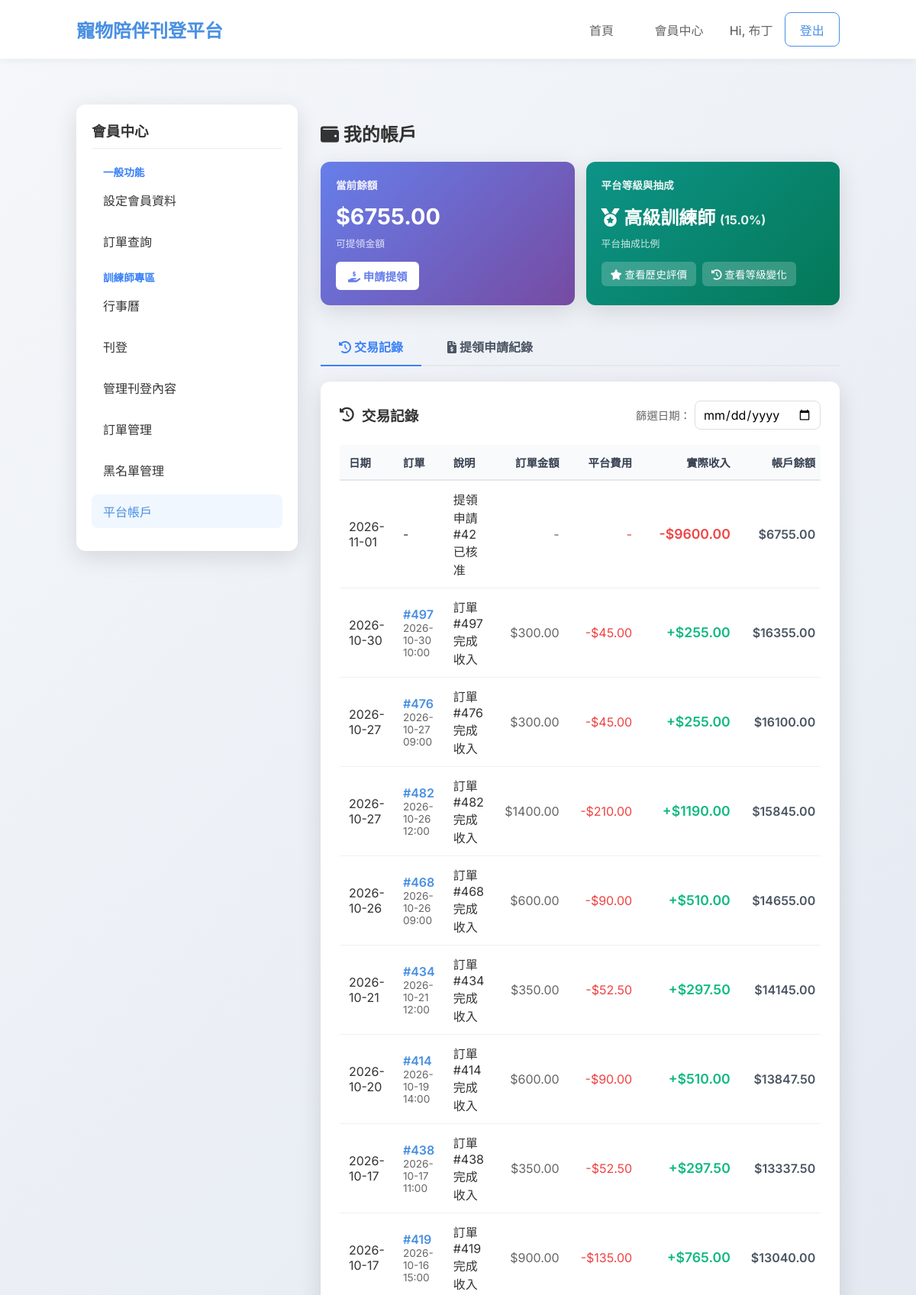
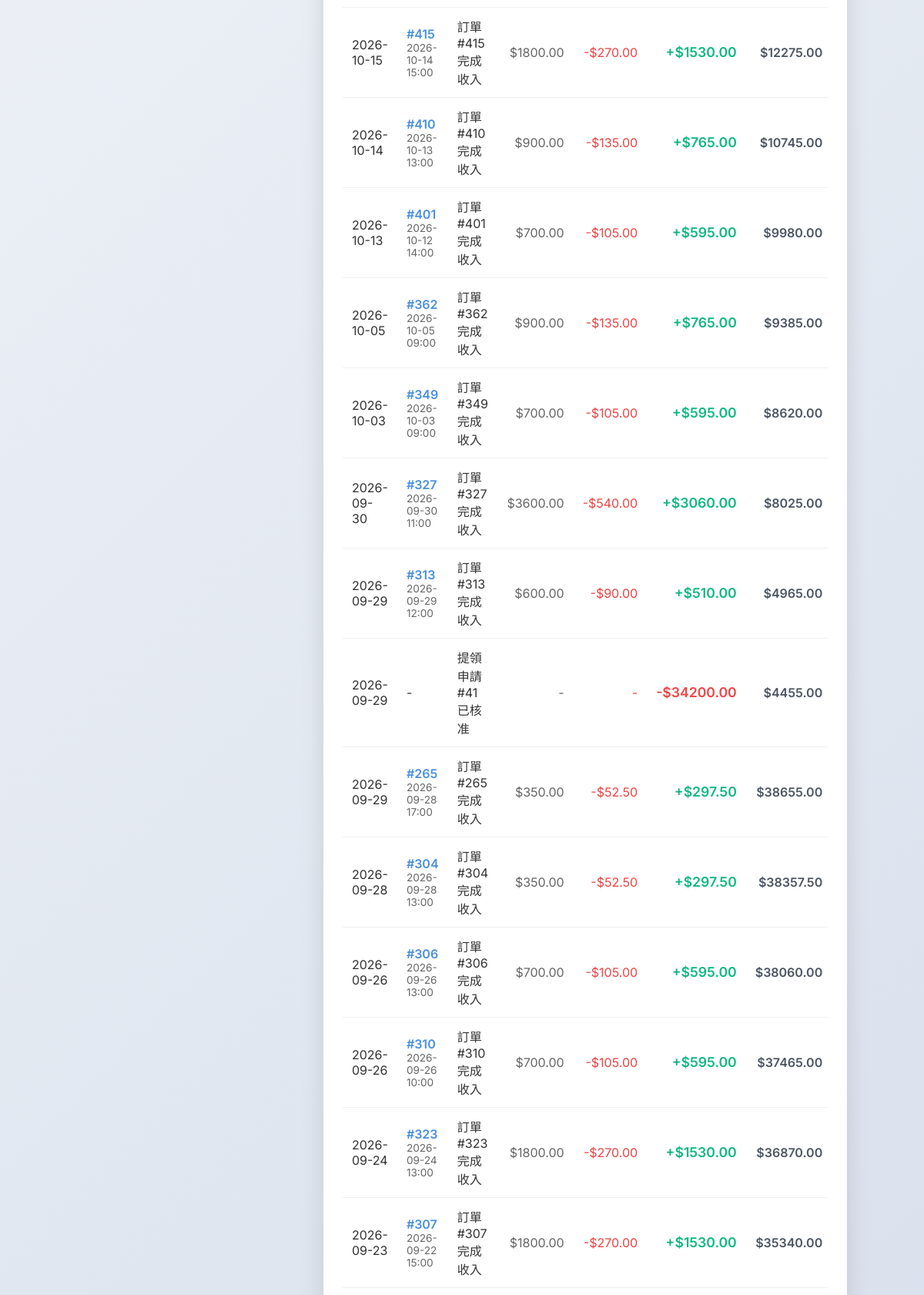
The app's page /trainer/account (signed in, upper part) with its own data (2 pictures, top to bottom).
### tables this page shows
CREATE TABLE trainer_accounts (
                id INTEGER PRIMARY KEY AUTOINCREMENT,
                user_id INTEGER UNIQUE NOT NULL,
                balance REAL DEFAULT 0.0,
                total_earned REAL DEFAULT 0.0,
                created_at TIMESTAMP DEFAULT CURRENT_TIMESTAMP,
                updated_at TIMESTAMP DEFAULT CURRENT_TIMESTAMP, current_level TEXT DEFAULT 'general',
                FOREIGN KEY (user_id) REFERENCES users(id)
            );

CREATE TABLE platform_settings (
                id INTEGER PRIMARY KEY AUTOINCREMENT,
                commission_rate REAL DEFAULT 15.0,
                updated_at TIMESTAMP DEFAULT CURRENT_TIMESTAMP
            , level_adv_threshold REAL DEFAULT 4.0, level_pro_threshold REAL DEFAULT 4.5, commission_general REAL DEFAULT 15.0, commission_advanced REAL DEFAULT 10.0, commission_professional REAL DEFAULT 5.0);

CREATE TABLE account_transactions (
                id INTEGER PRIMARY KEY AUTOINCREMENT,
                user_id INTEGER NOT NULL,
                order_id INTEGER,
                amount REAL NOT NULL,
                commission REAL DEFAULT 0.0,
                original_amount REAL,
                type TEXT DEFAULT 'income',
                description TEXT,
                created_at TIMESTAMP DEFAULT CURRENT_TIMESTAMP, transaction_type TEXT DEFAULT 'generic', status TEXT DEFAULT 'completed',
                FOREIGN KEY (user_id) REFERENCES users(id),
                FOREIGN KEY (order_id) REFERENCES orders(id)
            );

CREATE TABLE orders (
        id INTEGER PRIMARY KEY AUTOINCREMENT,
        listing_id INTEGER NOT NULL,
        buyer_id INTEGER NOT NULL,
        seller_id INTEGER NOT NULL,
        booking_date TEXT NOT NULL,
        booking_time TEXT NOT NULL,
        status TEXT DEFAULT 'pending',
        created_at TIMESTAMP DEFAULT CURRENT_TIMESTAMP, location_type TEXT, location_detail TEXT, price_at_booking INTEGER, updated_at TIMESTAMP DEFAULT CURRENT_TIMESTAMP, duration INTEGER DEFAULT 1, total_price INTEGER, payment_status TEXT DEFAULT 'unpaid', payment_method TEXT, payment_time TIMESTAMP, card_last4 TEXT, payment_confirmed INTEGER DEFAULT 0, payment_deadline TIMESTAMP, paid_amount INTEGER DEFAULT 0, original_price REAL,
        FOREIGN KEY (listing_id) REFERENCES listings (id),
        FOREIGN KEY (buyer_id) REFERENCES users (id),
        FOREIGN KEY (seller_id) REFERENCES users (id)
    );

### pet_platform/blueprints/trainer.py (the view)
@bp.route('/trainer/account')
@role_required(Role.TRAINER)
def trainer_account():
    user_id = session['user_id']
    account = ledger_service.get_or_create_trainer_account(user_id)
    filter_date = request.args.get('date')
    current_level = account['current_level'] if 'current_level' in account.keys() and account['current_level'] else TrainerLevel.GENERAL
    return render_template('trainer_account.html',
                          title='平台帳戶',
                          active_page='trainer_account',
                          account=dict(account),
                          transactions=ledger_service.trainer_transactions(user_id, filter_date),
                          current_level=current_level,
                          commission_rate=ledger_service.commission_rate_for_level(current_level),
                          selected_date=filter_date,
                          withdrawal_requests=ledger_service.withdrawal_requests_for(user_id))

### pet_platform/context_processors.py (called while the page is built)
def inject_sidebar_counts():
    counts = {}
    if 'user_id' in session:
        try:
            counts = sidebar_counts(session['user_id'], session.get('user_role'))
        except Exception:
            current_app.logger.exception('Error injecting sidebar counts')
    return dict(sidebar_counts=counts)

### pet_platform/db.py (called while the page is built)
def get_db():
    if 'db' not in g:
        g.db = sqlite3.connect(current_app.config['DATABASE'])
        g.db.row_factory = sqlite3.Row
    return g.db

### pet_platform/services/ledger_service.py (called while the page is built, shortened)
def get_platform_settings():
    settings = get_db().execute('SELECT * FROM platform_settings LIMIT 1').fetchone()
    return dict(settings) if settings else dict(DEFAULT_SETTINGS)

def commission_rate_for_level(level, settings=None):
    settings = settings or get_platform_settings()
    if level == TrainerLevel.PROFESSIONAL:
        return settings.get('commission_professional', 5.0)
    if level == TrainerLevel.ADVANCED:
        return settings.get('commission_advanced', 10.0)
    return settings.get('commission_general', 15.0)

def get_or_create_trainer_account(user_id):
    conn = get_db()
    account = conn.execute('SELECT * FROM trainer_accounts WHERE user_id = ?', (user_id,)).fetchone()
    return account

def trainer_transactions(user_id, filter_date=None):
    rows = get_db().execute('''
        SELECT t.*, o.booking_date, o.booking_time
        FROM account_transactions t
        LEFT JOIN orders o ON t.order_id = o.id
        WHERE t.user_id = ?
        ORDER BY t.created_at ASC
    ''', (user_id,)).fetchall()
    transactions = []
    running = 0.0
    for row in rows:
        t = dict(row)
        running += t['amount']
        t['balance_after'] = running
        transactions.append(t)
    transactions.reverse()
    if filter_date:
        transactions = [t for t in transactions if t['created_at'].startswith(filter_date)]
    return transactions

def withdrawal_requests_for(user_id):
    rows = get_db().execute('''
        SELECT * FROM withdrawal_requests
        WHERE user_id = ?
        ORDER BY created_at DESC
    ''', (user_id,)).fetchall()
    return [dict(r) for r in rows]

### pet_platform/utils/time.py (called while the page is built)
def utc8_filter(dt_str):
    if not dt_str:
        return ''
    try:
        if isinstance(dt_str, str):
            dt = datetime.fromisoformat(dt_str.replace('Z', '+00:00'))
        else:
            dt = dt_str
        if dt.tzinfo is None:
            dt = dt.replace(tzinfo=timezone.utc)
        return dt.astimezone(TZ_UTC8).strftime('%Y-%m-%d %H:%M:%S')
    except Exception:
        return str(dt_str)

### templates/trainer_account.html (shortened to what this page needs)
{% extends 'member_layout.html' %}
{% block member_content %}
<h2><i class="fas fa-wallet"></i> 我的帳戶</h2>
<div
    style="display: grid; grid-template-columns: repeat(auto-fit, minmax(200px, 1fr)); gap: 15px; margin-bottom: 30px;">
    <div class="card"
        style="background: linear-gradient(135deg, #667eea 0%, #764ba2 100%); color: white; padding: 20px;">
        <h3 style="margin-top: 0; font-size: 0.85rem; opacity: 0.9;">當前餘額</h3>
        <div style="font-size: 1.8rem; font-weight: bold; margin: 8px 0;">${{ "%.2f"|format(account.balance) }}</div>
        <p style="margin: 0 0 15px 0; font-size: 0.8rem; opacity: 0.8;">可提領金額</p>
        <a href="{{ url_for('trainer.trainer_withdrawal') }}" class="btn"
            style="background: white; color: #667eea; padding: 8px 16px; border-radius: 6px; text-decoration: none; display: inline-block; font-size: 0.9rem; font-weight: 600;">
            <i class="fas fa-hand-holding-usd"></i> 申請提領
        </a>
    </div>
    <div class="card"
        style="background: linear-gradient(135deg, #0d9488 0%, #047857 100%); color: white; padding: 20px;">
        <h3 style="margin-top: 0; font-size: 0.85rem; opacity: 0.9;">平台等級與抽成</h3>
        <div style="font-size: 1.5rem; font-weight: bold; margin: 8px 0;">
            {% if current_level == 'professional' %}
            <i class="fas fa-crown"></i> 專業訓練師
            {% elif current_level == 'advanced' %}
            <i class="fas fa-medal"></i> 高級訓練師
            {% else %}
            <i class="fas fa-user"></i> 一般訓練師
            {% endif %}
            <span style="font-size: 1rem; opacity: 0.9;">({{ commission_rate }}%)</span>
        </div>
        <p style="margin: 0 0 15px 0; font-size: 0.8rem; opacity: 0.8;">平台抽成比例</p>
        <div style="display: flex; gap: 8px;">
            <a href="{{ url_for('trainer.trainer_reviews_history') }}" class="btn"
                style="background: rgba(255,255,255,0.2); color: white; padding: 6px 12px; border-radius: 6px; text-decoration: none; display: inline-block; font-size: 0.85rem;">
                <i class="fas fa-star"></i> 查看歷史評價
            </a>
            <a href="{{ url_for('trainer.trainer_level_history') }}" class="btn"
                style="background: rgba(255,255,255,0.2); color: white; padding: 6px 12px; border-radius: 6px; text-decoration: none; display: inline-block; font-size: 0.85rem;">
                <i class="fas fa-history"></i> 查看等級變化
            </a>
        </div>
    </div>
</div>
<div class="tabs" style="display: flex; gap: 10px; margin-bottom: 20px; border-bottom: 2px solid #e5e7eb;">
    <div class="tab active" onclick="switchTab('transactions')" id="tab-transactions"
        style="padding: 12px 24px; cursor: pointer; font-weight: 600; color: #3b82f6; border-bottom: 2px solid #3b82f6; margin-bottom: -2px; transition: all 0.2s ease;">
        <i class="fas fa-history"></i> 交易記錄
    </div>
    <div class="tab" onclick="switchTab('withdrawals')" id="tab-withdrawals"
        style="padding: 12px 24px; cursor: pointer; font-weight: 600; color: #4b5563; border-bottom: 2px solid transparent; margin-bottom: -2px; transition: all 0.2s ease;">
        <i class="fas fa-file-invoice-dollar"></i> 提領申請紀錄
    </div>
</div>
<div id="content-transactions" style="display: block;">
    <div class="card">
        <div style="display: flex; justify-content: space-between; align-items: center; margin-bottom: 20px;">
            <h3 style="margin: 0; display: flex; align-items: center; gap: 10px;">
                <i class="fas fa-history"></i> 交易記錄
            </h3>
            <form action="{{ url_for('trainer.trainer_account') }}" method="get"
                style="display: flex; align-items: center; gap: 5px;">
                <label for="date-filter" style="margin: 0; font-size: 0.9rem; color: #666;">篩選日期：</label>
                <input type="date" id="date-filter" name="date" value="{{ selected_date or '' }}" class="form-control"
                    style="width: auto; padding: 5px 10px; height: 38px;" onchange="this.form.submit()">
            </form>
        </div>
        {% if transactions %}
        <div style="overflow-x: auto;">
            <table style="width: 100%; border-collapse: collapse;">
                <thead style="background: #f9fafb;">
                    <tr>
                        <th style="padding: 12px; text-align: left; border-bottom: 2px solid #e5e7eb;">日期</th>
                        <th style="padding: 12px; text-align: left; border-bottom: 2px solid #e5e7eb;">訂單</th>
                        <th style="padding: 12px; text-align: left; border-bottom: 2px solid #e5e7eb;">說明</th>
                        <th style="padding: 12px; text-align: right; border-bottom: 2px solid #e5e7eb;">訂單金額</th>
                        <th style="padding: 12px; text-align: right; border-bottom: 2px solid #e5e7eb;">平台費用</th>
                        <th style="padding: 12px; text-align: right; border-bottom: 2px solid #e5e7eb;">實際收入</th>
                        <th style="padding: 12px; text-align: right; border-bottom: 2px solid #e5e7eb;">帳戶餘額</th>
                    </tr>
                </thead>
                <tbody>
                    {% for transaction in transactions %}
                    <tr style="border-bottom: 1px solid #f0f0f0;">
                        <td style="padding: 12px;">{{ (transaction.created_at | utc8)[:10] }}</td>
                        <td style="padding: 12px;">
                            {% if transaction.order_id %}
                            <span style="color: var(--primary-color); font-weight: 600;">#{{ transaction.order_id
                                }}</span>
                            {% if transaction.booking_date %}
                            <div style="font-size: 0.85rem; color: #666;">{{ transaction.booking_date }} {{
                                transaction.booking_time }}</div>
                            {% endif %}
                            {% else %}
                            -
                            {% endif %}
                        </td>
                        <td style="padding: 12px;">{{ transaction.description }}</td>
                        <td style="padding: 12px; text-align: right; color: #666;">
                            {% if transaction.original_amount %}
                            ${{ "%.2f"|format(transaction.original_amount) }}
                            {% else %}
                            -
                            {% endif %}
                        </td>
                        <td style="padding: 12px; text-align: right; color: #ef4444;">
                            {% if transaction.commission %}
                            -${{ "%.2f"|format(transaction.commission) }}
                            {% else %}
                            -
                            {% endif %}
                        </td>
                        <td style="padding: 12px; text-align: right;">
                            {% if transaction.amount > 0 %}
                            <span style="color: #10b981; font-weight: 600; font-size: 1.1rem;">
                                +${{ "%.2f"|format(transaction.amount) }}
                            </span>
                            {% else %}
                            <span style="color: #ef4444; font-weight: 600; font-size: 1.1rem;">
                                -${{ "%.2f"|format(transaction.amount|abs) }}
                            </span>
                            {% endif %}
                        </td>
                        <td style="padding: 12px; text-align: right; font-weight: 600; color: #4b5563;">
                            ${{ "%.2f"|format(transaction.balance_after) }}
                        </td>
                    </tr>
                    {% endfor %}
                </tbody>
            </table>
        </div>
        {% else %}
        <div style="text-align: center; padding: 60px 20px; color: #888;">
            <i class="fas fa-receipt" style="font-size: 4rem; color: #ddd; margin-bottom: 20px;"></i>
            <p style="font-size: 1.1rem;">尚無交易記錄</p>
            <p style="font-size: 0.9rem;">完成訂單後，收入會自動發放至您的帳戶</p>
        </div>
        {% endif %}
    </div>
</div>
{% endblock %}

### static/style.css (style rules this page uses)
:root { --primary-color: #4a90e2; --primary-hover: #357abd; --bg-color: #f4f7f6; --card-bg: rgba(255, 255, 255, 0.85); --text-color: #333; --text-muted: #666; --border-radius: 12px; --shadow: 0 8px 30px rgba(0, 0, 0, 0.12); --font-family: 'Inter', sans-serif; }
body { font-family: var(--font-family); background-color: var(--bg-color); background-image: linear-gradient(135deg, #f5f7fa 0%, #c3cfe2 100%); margin: 0; color: var(--text-color); min-height: 100vh; }
.btn { padding: 0.6rem 1.2rem; border-radius: 8px; text-decoration: none; font-weight: 500; transition: all 0.3s ease; cursor: pointer; border: none; }
.form-control { width: 100%; padding: 0.8rem; border: 1px solid #ddd; border-radius: 8px; font-size: 1rem; font-family: inherit; box-sizing: border-box; transition: border-color 0.3s; }
.card { background: white; padding: 25px; border-radius: var(--border-radius); box-shadow: var(--shadow); }

### templates/trainer_account.html (style rules this page uses)
table th { font-weight: 600; color: #374151; font-size: 0.9rem; }

### records on screen
trainer_accounts: balance "6755.00"
platform_settings: commission_advanced "15.0"
account_transactions: created_at "2026-11-01", amount|abs "9600.00", balance_after "6755.00"
account_transactions: created_at "2026-10-30", original_amount "300.00", commission "45.00", amount "255.00", balance_after "16355.00"
account_transactions: created_at "2026-10-27", original_amount "300.00", commission "45.00", amount "255.00", balance_after "16100.00"
account_transactions: created_at "2026-10-27", original_amount "1400.00", commission "210.00", amount "1190.00", balance_after "15845.00"
account_transactions: created_at "2026-10-26", original_amount "600.00", commission "90.00", amount "510.00", balance_after "14655.00"
account_transactions: created_at "2026-10-21", original_amount "350.00", commission "52.50", amount "297.50", balance_after "14145.00"
account_transactions: created_at "2026-10-20", original_amount "600.00", commission "90.00", amount "510.00", balance_after "13847.50"
account_transactions: created_at "2026-10-17", original_amount "350.00", commission "52.50", amount "297.50", balance_after "13337.50"
account_transactions: created_at "2026-10-17", original_amount "900.00", commission "135.00", amount "765.00", balance_after "13040.00"
account_transactions: created_at "2026-10-15", original_amount "1800.00", commission "270.00", amount "1530.00", balance_after "12275.00"
account_transactions: created_at "2026-10-14", original_amount "900.00", commission "135.00", amount "765.00", balance_after "10745.00"
account_transactions: created_at "2026-10-13", original_amount "700.00", commission "105.00", amount "595.00", balance_after "9980.00"
account_transactions: created_at "2026-10-05", original_amount "900.00", commission "135.00", amount "765.00", balance_after "9385.00"
account_transactions: created_at "2026-10-03", original_amount "700.00", commission "105.00", amount "595.00", balance_after "8620.00"
account_transactions: created_at "2026-09-30", original_amount "3600.00", commission "540.00", amount "3060.00", balance_after "8025.00"
account_transactions: created_at "2026-09-29", original_amount "600.00", commission "90.00", amount "510.00", balance_after "4965.00"
account_transactions: created_at "2026-09-29", amount|abs "34200.00", balance_after "4455.00"
account_transactions: created_at "2026-09-29", original_amount "350.00", commission "52.50", amount "297.50", balance_after "38655.00"
account_transactions: created_at "2026-09-28", original_amount "350.00", commission "52.50", amount "297.50", balance_after "38357.50"
account_transactions: created_at "2026-09-26", original_amount "700.00", commission "105.00", amount "595.00", balance_after "38060.00"
account_transactions: created_at "2026-09-26", original_amount "700.00", commission "105.00", amount "595.00", balance_after "37465.00"
account_transactions: created_at "2026-09-24", original_amount "1800.00", commission "270.00", amount "1530.00", balance_after "36870.00"
account_transactions: created_at "2026-09-23", original_amount "1800.00", commission "270.00", amount "1530.00", balance_after "35340.00"

### other values on screen
{{ session.get('user_name') }} "布丁"
